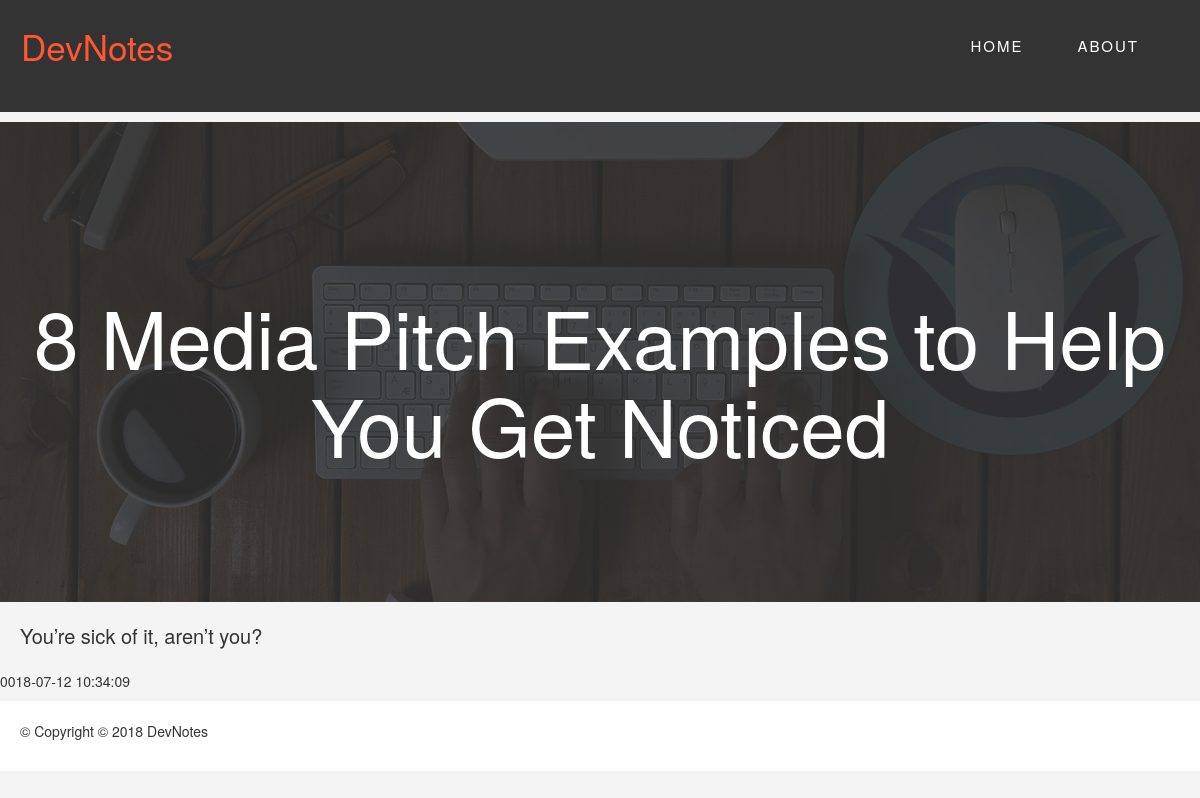
The page /blog/8 Media Pitch Examples to Help You Get Noticed on the database its author committed.
### my_blog/blueprints/blog/models.py (models this page shows, shortened)
class BlogPost(db.Model):
    id = db.Column(db.Integer, primary_key=True)
    title = db.Column(db.String(128))
    date = db.Column(db.DateTime)
    content = db.Column(db.String)
    imagePath = db.Column(db.String)

### my_blog/blueprints/blog/views.py (the view)
@blog.route('/<post_title>')
def read(post_title):
    title = post_title.replace('%20', ' ')
    blogpost = BlogPost.query.filter_by(title=title).first_or_404()
    return render_template('read.html', blogpost = blogpost)

### my_blog/blueprints/blog/templates/read.html (shortened to what this page needs)
{% extends "base.html" %}
{% block content %}
<div class="main-column">
<div class="blogpost__header">
  <figure class="blogpost__picture">
    <img src="{{url_for('static', filename=blogpost.imagePath)}}" class="figure-img img-fluid rounded" alt="Blogpost background image">
  </figure>
  <div class="blogpost__title"><h1 >{{blogpost.title}}</h1></div>
</div>
<div class="blogpost__text">
<p >{{blogpost.content}}</p>
</div>
<div class="blogpost__date">
<p class="">{{blogpost.date}}</p>
</div>
</div>
{% endblock %}

### my_blog/static/css/main.css (style rules this page uses)
html { font-size: 62.5%; }
body { background:#F4F4F4; margin:0; }
.blogpost__header { max-height: 60vh; display: block; margin:0; overflow: hidden; position:relative; z-index: -1; text-align: center; vertical-align: middle; }
.blogpost__title { position:absolute; top:15rem; left:0; width: 100%; height: 100%; display:inline; z-index: 10; text-align: center; vertical-align: middle; }
.blogpost__title h1 { font-size:8rem; color:white; }
.blogpost__picture:after { content: ''; background: rgba(51, 51, 51, 0.85); position: absolute; width: 100%; height: 100%; top:0; left:0; box-sizing: border-box; }
.blogpost__picture img { transform: translateY(-30%); width:100%; height:100%; }
.blogpost__text { margin:2rem; font-size: 2rem; position: relative; }

### rows shown on the page
BlogPost: imagePath (picture), title "8 Media Pitch Examples to Help You Get Noticed", content "You’re sick of it, aren’t you?", date "0018-07-12 10:34:09"
